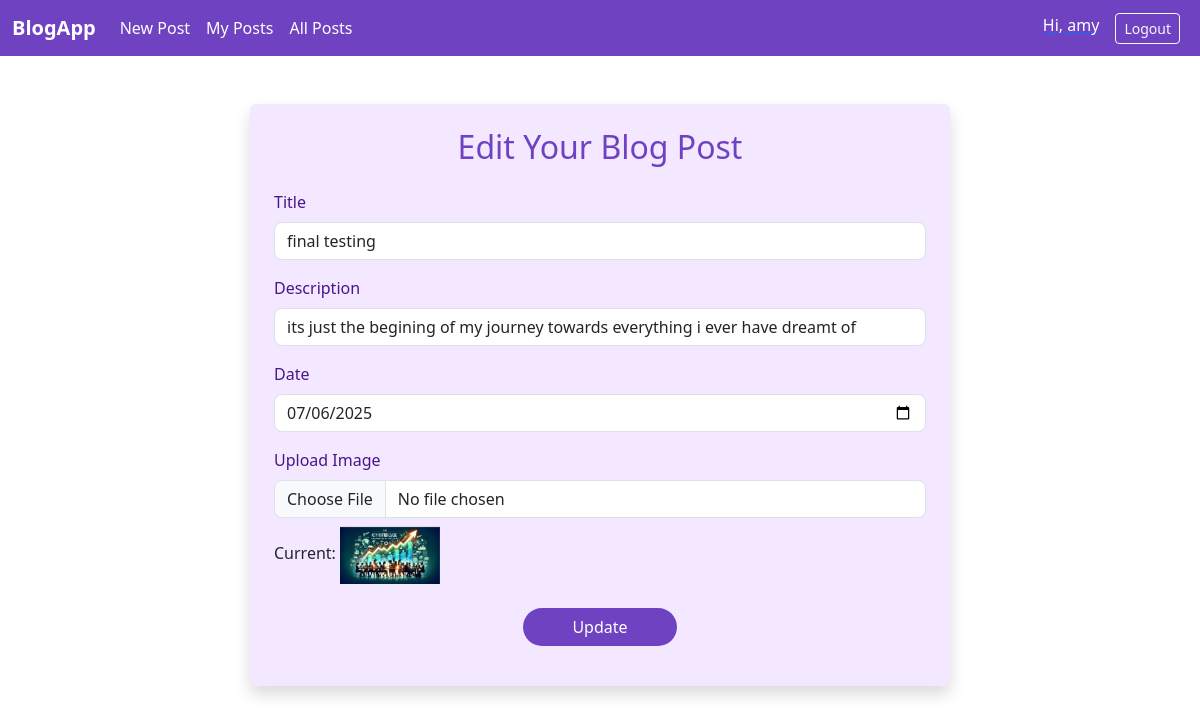
The app's page /edit/11 (signed in) with its own data.
### home/models.py (models this page shows, shortened)
class Blog(models.Model):
    title = models.CharField(max_length=122)
    desc = models.CharField(max_length=500)
    date = models.DateField(default= timezone.now)
    img = models.ImageField(upload_to="img/")
    author = models.ForeignKey(User, on_delete=models.CASCADE, null= True)

### home/views.py (the view)
# urls.py: path('edit/<int:pk>', views.edit , name= 'edit'),
@login_required
def edit(request, pk):
    blog = get_object_or_404(Blog, id = pk)
    if blog.author != request.user:
        return HttpResponseForbidden("You are not allowed to edit this post.")
    if request.method == "POST":
        form = Blogform(request.POST, request.FILES, instance= blog)
        if form.is_valid():
            form.save()
            messages.success(request, "YOUR BLOG IS UPDATED!")
            return redirect("all_posts")
    else:
        form = Blogform(instance=blog)
    return render(request,"edit.html",{"blog": blog, "form": form})

### home/forms.py
class Blogform(forms.ModelForm):
    class Meta:
        model = Blog
        fields = ['title', 'desc', 'date', 'img']

### templates/edit.html (shortened to what this page needs)
{% extends 'base.html' %}
{% block content %}
  <div class="container mt-5 p-4 rounded shadow" style="background-color: #f3e8ff; max-width: 700px;">
    <h2 class="text-center mb-4" style="color: #6f42c1;">Edit Your Blog Post</h2>
    <form method="POST" enctype="multipart/form-data">
      <div class="mb-3">
        <label for="id_title" class="form-label" style="color: #4a148c;">Title</label>
        <input type="text" name="title" value="{{ form.instance.title }}" id="id_title" class="form-control rounded-3" placeholder="Enter post title" required />
      </div>
      <div class="mb-3">
        <label for="id_desc" class="form-label" style="color: #4a148c;">Description</label>
        <input type="text" name="desc" id="id_desc" value="{{ form.instance.desc }}" class="form-control rounded-3" placeholder="Enter a short description" required />
      </div>
      <div class="mb-3">
        <label for="id_date" class="form-label" style="color: #4a148c;">Date</label>
        <input type="date" name="date" id="id_date" value="{{ form.instance.date|date:'Y-m-d' }}" class="form-control rounded-3" required />
      </div>
      <div class="mb-3">
        <label for="id_img" class="form-label" style="color: #4a148c;">Upload Image</label>
        <input type="file" name="img" id="id_img" class="form-control rounded-3" />
        {% if form.instance.img %}
          <p class="mt-2">
            Current: <img src="{{ form.instance.img.url }}" width="100" alt="Current Image" />
          </p>
        {% endif %}
      </div>
      <div class="text-center mt-4">
        <button type="submit" class="btn text-white px-5 rounded-pill" style="background-color: #6f42c1;">Update</button>
      </div>
    </form>
  </div>
{% endblock %}

### templates/base.html (shortened to what this page needs)
<link href="https://cdn.jsdelivr.net/npm/bootstrap@5.3.3/dist/css/bootstrap.min.css" rel="stylesheet" />
<nav class="navbar navbar-expand-lg navbar-dark" style="background-color: #6f42c1;">
  <div class="container-fluid">
    <a class="navbar-brand fw-bold" href="{% url 'home' %}">BlogApp</a>
    <div class="collapse navbar-collapse" id="navbarMenu">
      <ul class="navbar-nav me-auto mb-2 mb-lg-0">
        <li class="nav-item">
          <a class="nav-link text-white" href="{% url 'create_post' %}">New Post</a>
        </li>
        <li class="nav-item">
          <a class="nav-link text-white" href="{% url 'my_posts' %}">My Posts</a>
        </li>
        <li class="nav-item">
          <a class="nav-link text-white" href="{% url 'all_posts' %}">All Posts</a>
        </li>
      </ul>
      <div class="d-flex">
        {% if user.is_authenticated %}
          <a href="{% url 'profile' %}"><span class="navbar-text text-white me-3">Hi, {{ user.username }}</span></a>
          <a href="{% url 'logout' %}" class="btn btn-outline-light btn-sm me-2">Logout</a>
        {% else %}
          <a href="{% url 'login' %}" class="btn btn-outline-light btn-sm me-2">Login</a>
          <a href="{% url 'signup' %}" class="btn btn-light btn-sm">Sign Up</a>
        {% endif %}
      </div>
    </div>
  </div>
</nav>
<body>
  {% block content %}
  {% endblock %}
</body>

### records on screen
Blog: title "final testing", desc "its just the begining of my journey towards everything i ever have dreamt of", date "07/06/2025", instance.img (picture)

### other values on screen
{{ user.username }} "amy"
